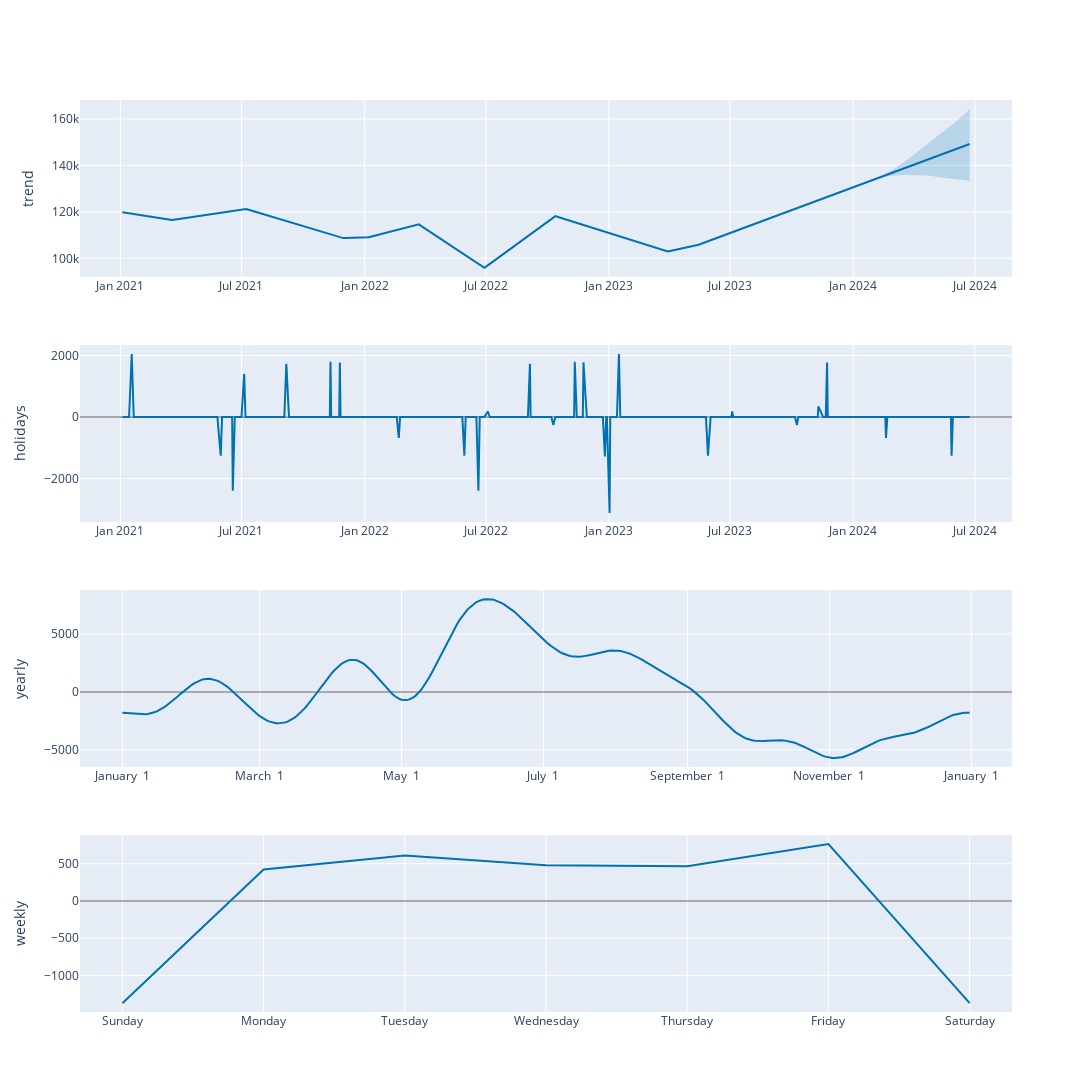

Notebook code cell kept with this figure:
### Code cell
plot_components_plotly(m, forecast, figsize=(1200, 300))

### Figure 1 — Plotly figure (JSON) as saved in the notebook; plotly's stock layout.template omitted (floating-point values rounded to 4 significant figures; data arrays with more than 128 entries replaced by an {"elided": "..."} marker saying what was removed)
{"data": [{"line": {"color": "#0072B2", "width": 2}, "mode": "lines", "name": "trend", "type": "scatter", "x": {"elided": "762 str values"}, "xaxis": "x", "y": {"elided": "762 float values"}, "yaxis": "y"}, {"line": {"color": "rgba(0, 114, 178, 0.2)", "width": 0}, "mode": "lines", "name": "trend_upper", "type": "scatter", "x": {"elided": "762 str values"}, "xaxis": "x", "y": {"elided": "762 float values"}, "yaxis": "y"}, {"fill": "tonexty", "fillcolor": "rgba(0, 114, 178, 0.2)", "line": {"color": "rgba(0, 114, 178, 0.2)", "width": 0}, "mode": "lines", "name": "trend_lower", "type": "scatter", "x": {"elided": "762 str values"}, "xaxis": "x", "y": {"elided": "762 float values"}, "yaxis": "y"}, {"line": {"color": "#0072B2", "width": 2}, "mode": "lines", "name": "holidays", "text": {"elided": "762 str values"}, "type": "scatter", "x": {"elided": "762 str values"}, "xaxis": "x2", "y": {"elided": "762 float values"}, "yaxis": "y2"}, {"line": {"color": "#0072B2", "width": 2}, "mode": "lines", "name": "yearly", "type": "scatter", "x": {"elided": "365 str values"}, "xaxis": "x3", "y": {"elided": "365 float values"}, "yaxis": "y3"}, {"line": {"color": "#0072B2", "width": 2}, "mode": "lines", "name": "weekly", "type": "scatter", "x": ["2017-01-01T00:00:00", "2017-01-02T00:00:00", "2017-01-03T00:00:00", "2017-01-04T00:00:00", "2017-01-05T00:00:00", "2017-01-06T00:00:00", "2017-01-07T00:00:00"], "xaxis": "x4", "y": [-1373.0, 423.7, 610.5, 480.5, 467.9, 763.9, -1373.0], "yaxis": "y4"}], "layout": {"height": 1200, "showlegend": false, "width": 1200, "xaxis": {"anchor": "y", "domain": [0, 1], "range": ["2020-11-01T16:48:00", "2024-08-25T07:12:00"], "type": "date"}, "xaxis2": {"anchor": "y2", "domain": [0, 1], "range": ["2020-11-01T16:48:00", "2024-08-25T07:12:00"], "type": "date"}, "xaxis3": {"anchor": "y3", "domain": [0, 1], "range": ["2016-12-13T18:54:02.958904115", "2018-01-18T11:04:57.863013581"], "tickformat": "%B %e", "type": "date"}, "xaxis4": {"anchor": "y4", "domain": [0, 1], "range": ["2016-12-31T16:48:00", "2017-01-07T07:12:00"], "tickformat": "%A", "type": "date"}, "yaxis": {"anchor": "x", "domain": [0.8063, 1], "rangemode": "normal", "title": {"text": "trend"}, "zerolinecolor": "#AAA"}, "yaxis2": {"anchor": "x2", "domain": [0.5375, 0.7312], "rangemode": "tozero", "title": {"text": "holidays"}, "zerolinecolor": "#AAA"}, "yaxis3": {"anchor": "x3", "domain": [0.2687, 0.4625], "title": {"text": "yearly"}, "zerolinecolor": "#AAA"}, "yaxis4": {"anchor": "x4", "domain": [0, 0.1938], "title": {"text": "weekly"}, "zerolinecolor": "#AAA"}}}
